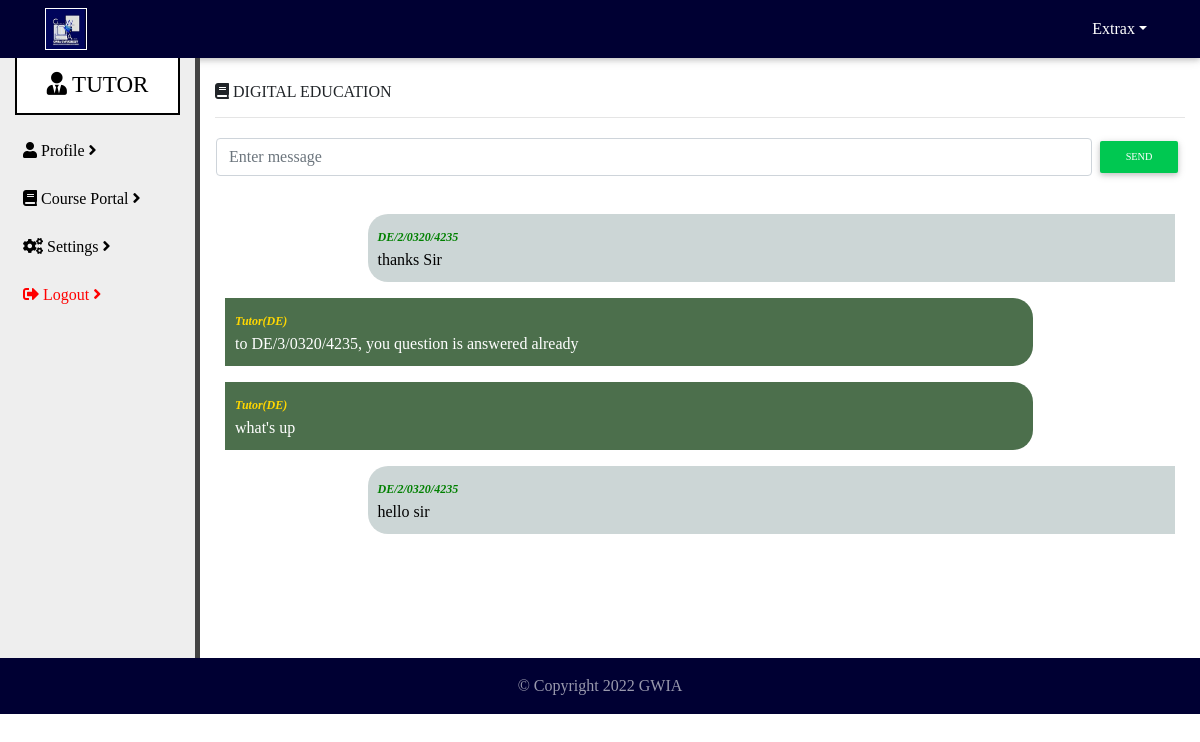
The page /tutor/tchat.php (signed in) on the database its author committed.
### tables this page shows
CREATE TABLE IF NOT EXISTS `course` (
  `id` int(11) NOT NULL,
  `cname` varchar(100) NOT NULL,
  `costn` varchar(100) NOT NULL,
  `costd` varchar(100) NOT NULL,
  `abbr` varchar(100) NOT NULL,
  `time` datetime NOT NULL
);

CREATE TABLE IF NOT EXISTS `lchat` (
  `id` int(11) NOT NULL,
  `course` varchar(100) NOT NULL,
  `name` varchar(100) NOT NULL,
  `msg` longtext NOT NULL,
  `who` varchar(100) NOT NULL,
  `time` datetime NOT NULL
);

### tutor/tchat.php (the view, shortened to what this page needs)
<?php
include'../access/access.php';
?>
<!DOCTYPE html>
<html lang="en-US">
  <head>
    <link rel="stylesheet" href="https://use.fontawesome.com/releases/v5.8.2/css/all.css">
    <link href="../adcss/b.css" rel="stylesheet">
    <link href="../adcss/md.css" rel="stylesheet">
    <link href="../styles/main.css" rel="stylesheet">
</head>
<body onload="processA()">
    <header>
      <nav class="navbar navbar-expand-lg navbar-dark" id="navbar" style="background: #000033 !important;">
        <div class="container">
            <img src="../image/logo.jpg" style="width: 42px; height: 42px;border:1px solid white;padding: 0px !important;">
          <div class="collapse navbar-collapse" id="navbarContent">
            <ul class="navbar-nav ml-auto">
              <li class="nav-item dropdown">
                <a class="nav-link dropdown-toggle" href="#" id="dropdownMenu1" data-toggle="dropdown">Extrax</a>
              </li>
            </ul>
          </div>
        </div>
      </nav>
    </header>
    <div class="container-fluid">
      <div class="row">
        <div class="col-md-3 col-lg-2" id="navigation" style="border-right:5px solid #444;padding-bottom: 0px;height: 600px;margin-top: 0px;background: #eee;font-family: lucida sans">
        	<center style="color:black; font-size:23px; background: white;padding: 10px;border:2px solid black; border-top:0px !important;">
    				<i class="fas fa-user-tie"></i> TUTOR
    			</center>
			<br>
			<p id="plink2">
				<a href="tutor-dash.php" id="plink"> <i class="fas fa-user"></i> Profile <i class="fas fa-angle-right"></i></a>
			</p>
      <p id="plink2">
        <a href="course.php" id="plink"> <i class="fas fa-book"></i> Course Portal <i class="fas fa-angle-right"></i></a>
      </p>
			<p id="plink2">
				<a href="set.php" id="plink"> <i class="fas fa-cogs"></i> Settings <i class="fas fa-angle-right"></i></a>
			</p>
			<p id="plink2">
				<a href="logout.php" id="plink4"><i class="fas fa-sign-out-alt"></i> Logout <i class="fas fa-angle-right"></i></a>
			</p>
        </div>
        <div class="col-sm-12 col-md-9 col-lg-10" style="height: 600px; overflow: auto;">
          <br>
          <?php
              $user = $_SESSION['tutor'];
              $sel = $pdo->prepare("SELECT * FROM teacher WHERE email = ?");
              $sel->bindParam(1, $user);
              $sel->execute();
              if($sel->rowCount() > 0){
                while($f = $sel->fetch()){
                  $mc = $f['tcourse'];
                }
                echo'<h6>';
                    $selc = $pdo->prepare("SELECT * FROM course WHERE abbr = '$mc'");
                    $selc->execute();
                    if($selc->rowCount() > 0){
                      while($c = $selc->fetch()){
                         echo '<i class="fas fa-book"></i> '.strtoupper($c['cname']);
                      }
                    }
                echo'</h6><hr>';
              }
              ?>
              <form method="post">
                <table style="width:100%;">
                  <tr>
                    <td>
                      <input name="msg" class="form-control" placeholder="Enter message" type="text" id="msg">
                    </td>
                    <td style="width: 50px;">
                      <button name="smg" class="btn btn-sm btn-success" id="subc">
                        send
                      </button>
                    </td>
                  </tr>
                </table>
              </form>
              <br>
              <div style="padding: 10px; border-radius: 5px;">
                <?php
                  include'getchat.php';
                ?>
              </div>
        </div>
          <br>
        </div>
      </div>
    <footer class="page-footer white center-on-small-only" style="">
      <div class="footer-copyright" style="background: #000033">
        <div class="container-fluid">
          <center>
            &copy; Copyright <script> var d = new Date();var n = d. getFullYear(); document.write(n);</script> GWIA
          </center>
        </div>
      </div>
    </footer>
  </body>
</html>

### tutor/getchat.php
<?php
$getc = $pdo->prepare("SELECT * FROM lchat WHERE course = ? ORDER BY id DESC");
$getc->bindParam(1, $mc);
$getc->execute();
  if($getc->rowCount() > 0){
    while($fc = $getc->fetch()){
      if($fc['who'] == 'student'){
        echo'<p style="float:right;width:85%;background:rgba(0,50,50,0.2);color:black;padding:10px;border-top-left-radius:20px;border-bottom-left-radius:20px;">';
          echo '<i style="color:green; font-size:12px;font-weight:bold;">'.$fc['name'].'</i> <br> '.$fc['msg'];
        echo'</p>';
      }else{
        echo'<p style="float:left;width:85%;background:rgba(0,50,0,0.7);color:white;padding:10px;border-top-right-radius:20px;border-bottom-right-radius:20px;">';
          echo '<i style="color:gold; font-size:12px;font-weight:bold;">Tutor('.$fc['course'].')</i> <br> '.$fc['msg'];
        echo'</p>';
      }
    }
  }else{
    echo'<center style="color:red">No Chat !!</center>';
  }
?>

### styles/main.css (style rules this page uses)
body { font-family: lucida sans !important; }
.navbar:not(.top-nav-collapse) { background: #3949ab !important; }

### tutor/tchat.php (style rules this page uses)
#plink2 { padding-bottom: 8px; }
#plink { letter-spacing: 0px; color: black; padding: 8px; }
#plink4 { color: red; padding: 8px; }

### rows shown on the page
course: cname "DIGITAL EDUCATION"
lchat: name "DE/2/0320/4235", msg "thanks Sir"
lchat: course "DE", msg "to DE/3/0320/4235, you question is answered already"
lchat: course "DE", msg "what's up"
lchat: name "DE/2/0320/4235", msg "hello sir"
